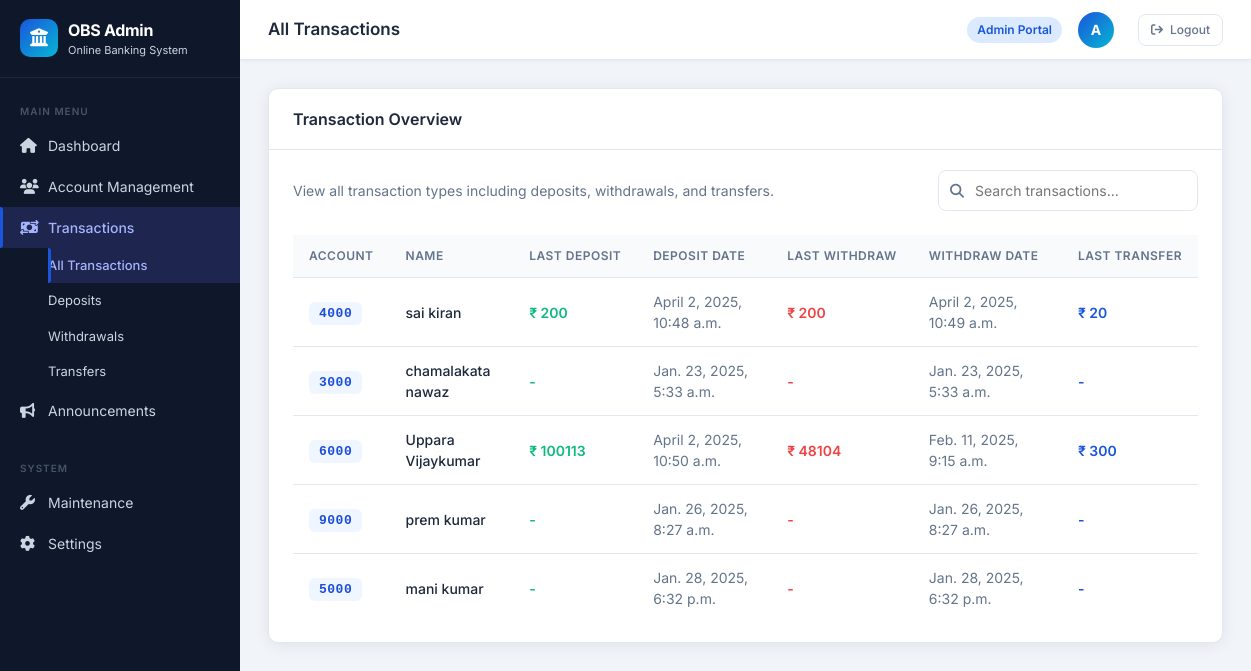
/tran_admin/, run on an earlier commit of the app's database.
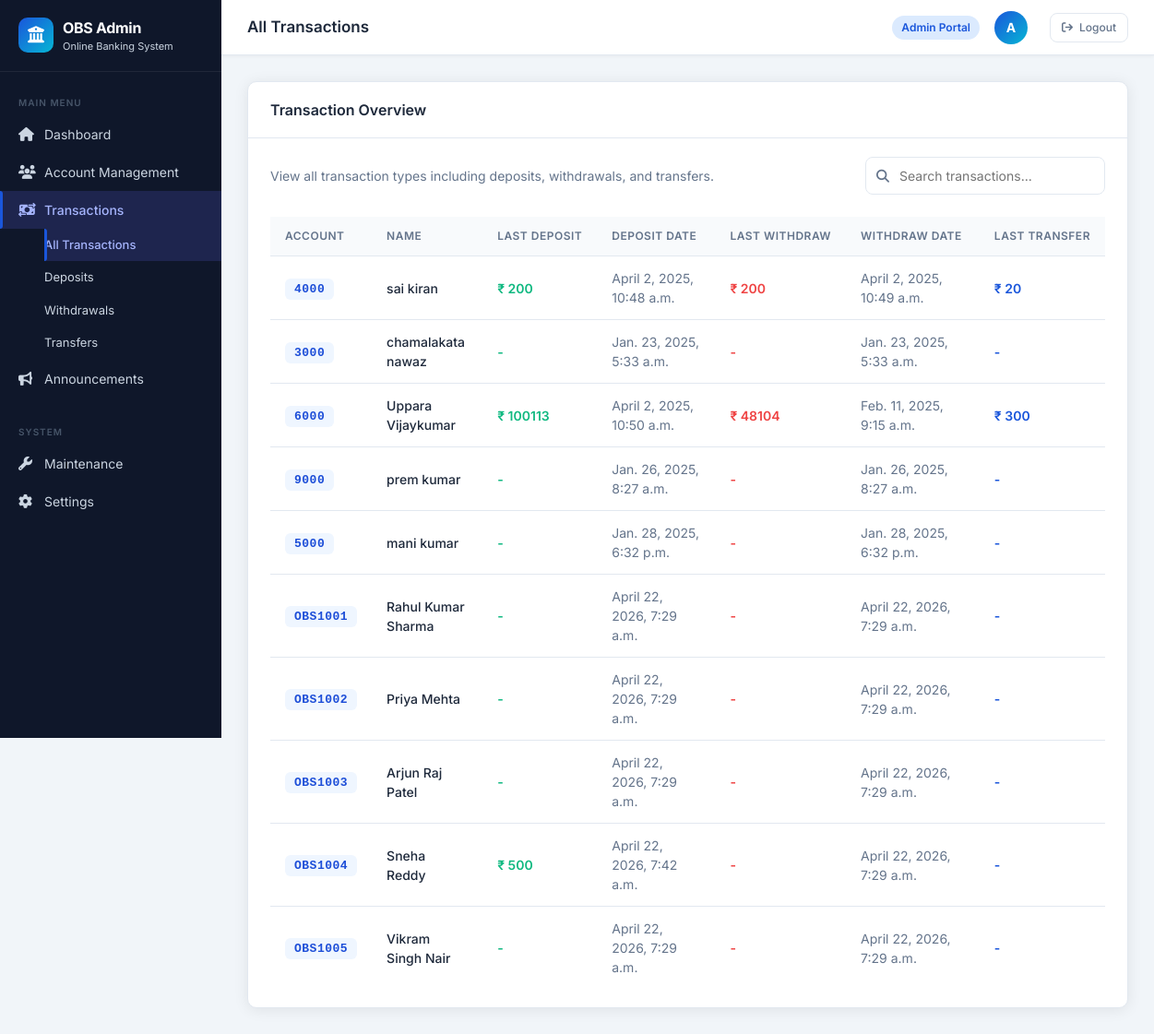
And on a later commit of the database.
### application/models.py (models this page shows)
class account(models.Model):
    Account_number=models.CharField(max_length=50)
    First_name=models.CharField(max_length=50)
    Middle_name=models.CharField(max_length=50,blank=True)
    Last_name=models.CharField(max_length=50,blank=True)
    Email=models.EmailField(max_length=254)
    Password=models.CharField(max_length=50)
    Pin=models.CharField(max_length=50)
    Current_balance=models.IntegerField(default=0)
    Created_at=models.DateTimeField(auto_now_add=True)
    Updated_at=models.DateTimeField(auto_now=True)
    Deposit_amount=models.IntegerField(default=0)
    Dep_date=models.DateTimeField(auto_now_add=True)
    Withdraw_amount=models.IntegerField(default=0)
    With_date=models.DateTimeField(auto_now_add=True)
    Transfor_amount_from=models.IntegerField(default=0)

### application/views.py (the view)
# urls.py: path('tran_admin/', views.tran_admin, name='tran_admin'),
def tran_admin(request):
  query=request.GET.get('query','')
  if query:
    x=account.objects.filter(Middle_name=query)
  else:
    x=account.objects.all()
  return render(request,'tran_admin.html',{'x':x,'query':query})

### template/tran_admin.html (shortened to what the changed rows need)
<!DOCTYPE html>
{% load static %}
<html lang="en">
<head>
  <link rel="stylesheet" href="https://cdn.jsdelivr.net/npm/bootstrap@5.3.2/dist/css/bootstrap.min.css">
  <link rel="stylesheet" href="https://cdnjs.cloudflare.com/ajax/libs/font-awesome/6.5.0/css/all.min.css">
  <link href="{% static 'css/dash.css' %}" rel="stylesheet">
</head>
<body>
<div class="obs-wrapper">
  <main class="obs-main">
    <div class="obs-content">
      <div class="obs-card">
        <div class="obs-card-body">
          <div class="obs-table-wrap">
            <table class="obs-table">
              <thead>
                <tr>
                  <th>Account</th>
                  <th>Name</th>
                  <th>Last Deposit</th>
                  <th>Deposit Date</th>
                  <th>Last Withdraw</th>
                  <th>Withdraw Date</th>
                  <th>Last Transfer</th>
                </tr>
              </thead>
              <tbody>
                {% if x %}
                  {% for i in x %}
                  <tr>
                    <td><span class="acc-badge">{{ i.Account_number }}</span></td>
                    <td style="font-weight: 500;">{{ i.First_name }} {{ i.Middle_name }} {{ i.Last_name }}</td>
                    <td style="color: var(--success); font-weight: 600;">{% if i.Deposit_amount %}₹ {{ i.Deposit_amount }}{% else %}-{% endif %}</td>
                    <td style="color: var(--text-muted);">{{ i.Dep_date|default:"-" }}</td>
                    <td style="color: var(--danger); font-weight: 600;">{% if i.Withdraw_amount %}₹ {{ i.Withdraw_amount }}{% else %}-{% endif %}</td>
                    <td style="color: var(--text-muted);">{{ i.With_date|default:"-" }}</td>
                    <td style="color: var(--primary); font-weight: 600;">{% if i.Transfor_amount_from %}₹ {{ i.Transfor_amount_from }}{% else %}-{% endif %}</td>
                  </tr>
                  {% endfor %}
                {% else %}
                  <tr>
                    <td colspan="7" class="text-center py-4" style="color: var(--text-muted);">No transactions found.</td>
                  </tr>
                {% endif %}
              </tbody>
            </table>
          </div>
        </div>
      </div>
    </div>
  </main>
</div>
</body>
</html>

What changed in the data, as far as the page shows it:
added account: Account_number "OBS1001", First_name "Rahul", Middle_name "Kumar", Last_name "Sharma", Dep_date "April 22, 2026, 7:29 a.m.", With_date "April 22, 2026, 7:29 a.m."
added account: Account_number "OBS1002", First_name "Priya", Last_name "Mehta", Dep_date "April 22, 2026, 7:29 a.m.", With_date "April 22, 2026, 7:29 a.m."
added account: Account_number "OBS1003", First_name "Arjun", Middle_name "Raj", Last_name "Patel", Dep_date "April 22, 2026, 7:29 a.m.", With_date "April 22, 2026, 7:29 a.m."
added account: Account_number "OBS1004", First_name "Sneha", Last_name "Reddy", Deposit_amount "500", Dep_date "April 22, 2026, 7:42 a.m.", With_date "April 22, 2026, 7:29 a.m."
added account: Account_number "OBS1005", First_name "Vikram", Middle_name "Singh", Last_name "Nair", Dep_date "April 22, 2026, 7:29 a.m.", With_date "April 22, 2026, 7:29 a.m."
